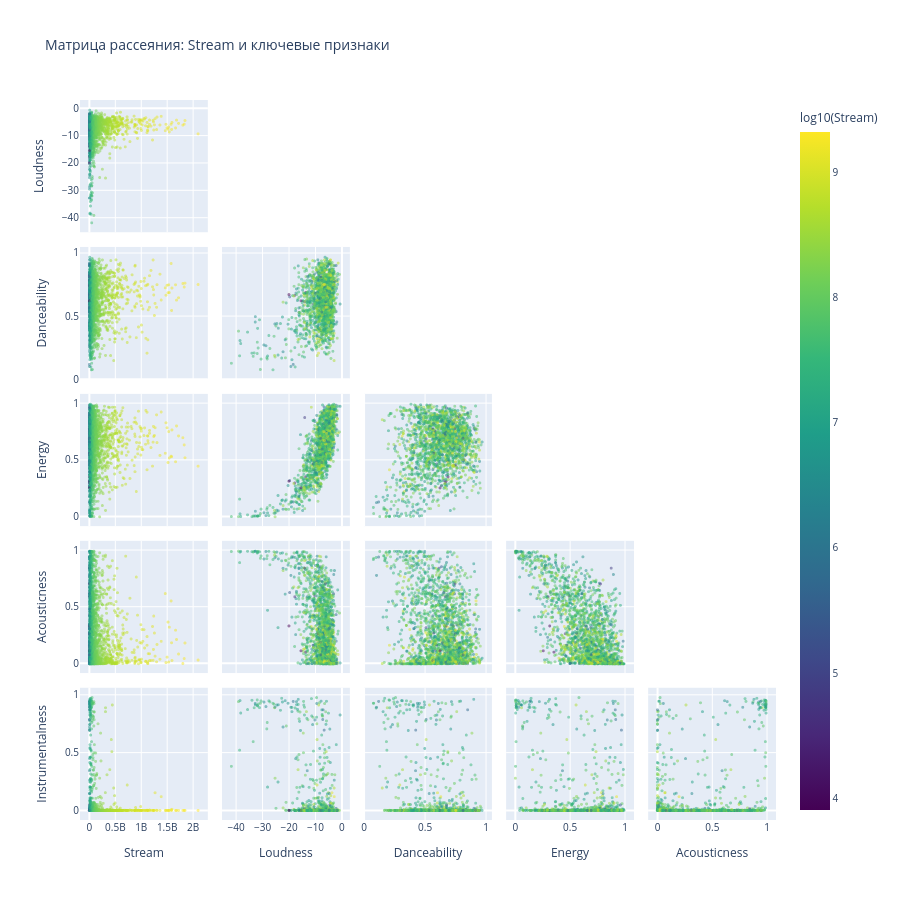

Notebook code for this chart:
### Code cell
# Scatter matrix для топ коррелирующих признаков
top_features = ['Stream', 'Loudness', 'Danceability', 'Energy', 'Acousticness', 'Instrumentalness']
sample_df = df[top_features].sample(n=min(2000, len(df)), random_state=42)

fig = px.scatter_matrix(
    sample_df,
    dimensions=top_features,
    title='Матрица рассеяния: Stream и ключевые признаки',
    height=900,
    opacity=0.5,
    color=np.log10(sample_df['Stream']),
    color_continuous_scale='Viridis',
    labels={col: col for col in top_features}
)

fig.update_traces(diagonal_visible=False, showupperhalf=False, marker=dict(size=3))
fig.update_layout(
    coloraxis_colorbar=dict(title="log10(Stream)"),
    font=dict(size=10)
)
fig.show()

### Figure 1 — Plotly figure (JSON) as saved in the notebook; plotly's stock layout.template omitted (floating-point values rounded to 4 significant figures; data arrays with more than 128 entries replaced by an {"elided": "..."} marker saying what was removed)
{"data": [{"diagonal": {"visible": false}, "dimensions": [{"axis": {"matches": true}, "label": "Stream", "values": {"elided": "2000 float values"}}, {"axis": {"matches": true}, "label": "Loudness", "values": {"elided": "2000 float values"}}, {"axis": {"matches": true}, "label": "Danceability", "values": {"elided": "2000 float values"}}, {"axis": {"matches": true}, "label": "Energy", "values": {"elided": "2000 float values"}}, {"axis": {"matches": true}, "label": "Acousticness", "values": {"elided": "2000 float values"}}, {"axis": {"matches": true}, "label": "Instrumentalness", "values": {"elided": "2000 float values"}}], "hovertemplate": "%{xaxis.title.text}=%{x}<br>%{yaxis.title.text}=%{y}<br>color=%{marker.color}<extra></extra>", "legendgroup": "", "marker": {"color": {"elided": "2000 float values"}, "coloraxis": "coloraxis", "opacity": 0.5, "size": 3, "symbol": "circle"}, "name": "", "showlegend": false, "showupperhalf": false, "type": "splom"}], "layout": {"coloraxis": {"colorbar": {"title": {"text": "log10(Stream)"}}, "colorscale": [[0, "#440154"], [0.1111, "#482878"], [0.2222, "#3e4989"], [0.3333, "#31688e"], [0.4444, "#26828e"], [0.5556, "#1f9e89"], [0.6667, "#35b779"], [0.7778, "#6ece58"], [0.8889, "#b5de2b"], [1, "#fde725"]]}, "dragmode": "select", "font": {"size": 10}, "height": 900, "legend": {"tracegroupgap": 0}, "title": {"text": "Матрица рассеяния: Stream и ключевые признаки"}}}
